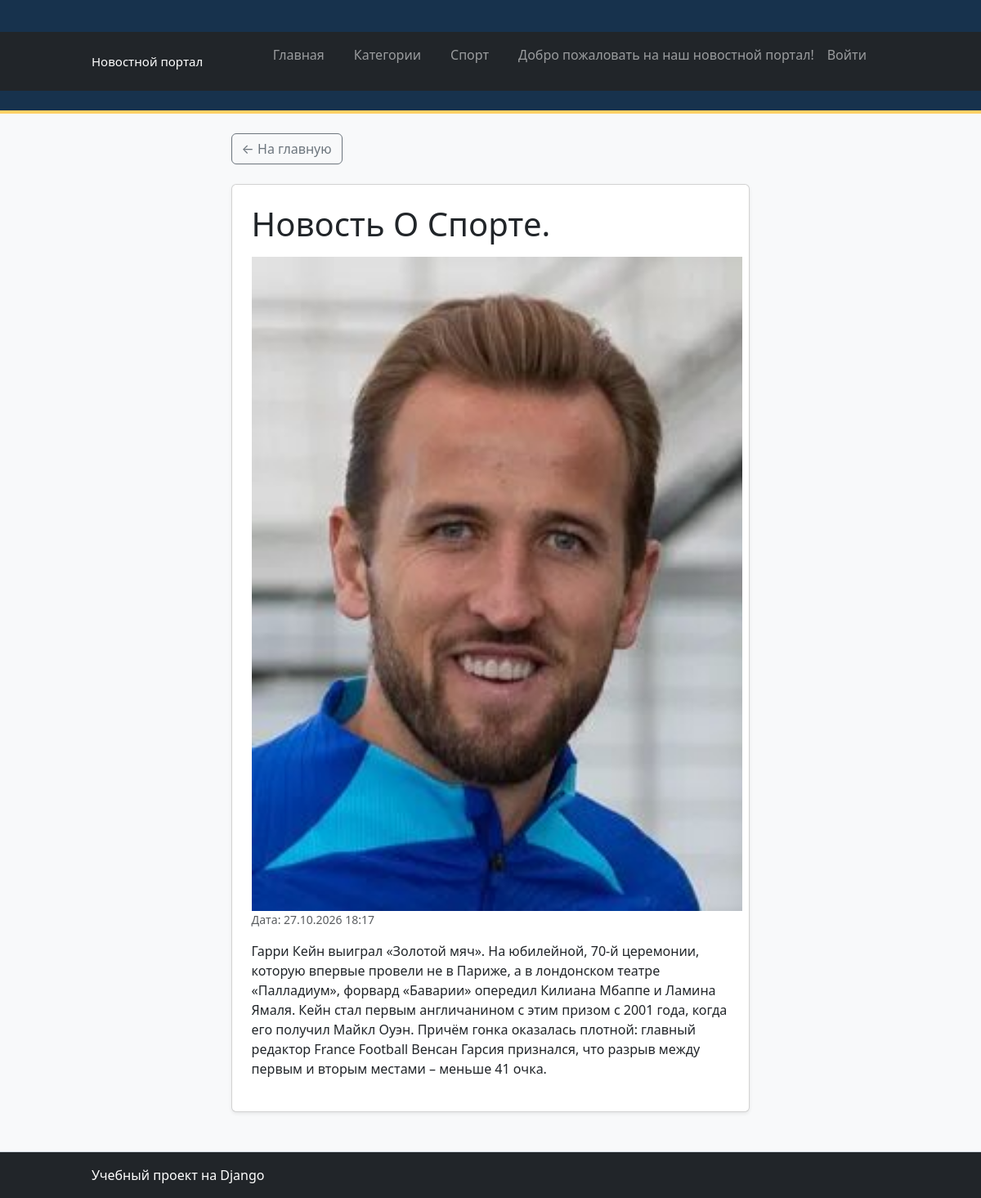
/article/10/, run on the app's committed database.
### news/models.py (models this page shows, shortened)
class Article(models.Model):
    title = models.CharField(
        max_length=200,
        verbose_name="Заголовок",
    )
    content = models.TextField(
        verbose_name="Текст новости",
    )
    created_at = models.DateTimeField(
        auto_now_add=True,
        verbose_name="Дата создания",
    )
    is_published = models.BooleanField(
        default=False,
        verbose_name="Опубликована",
    )
    author = models.CharField(
        max_length=100,
        default="Редакция",
        verbose_name="Автор",
    )
    category = models.CharField(
        max_length=100,
        default="Общее",
        verbose_name="Категория",
    )
    image = models.ImageField(
        upload_to="articles/",
        blank=True,
        null=True,
        verbose_name="Изображение"
    )
    is_active = models.BooleanField(
        default=True,
        verbose_name="Активна"
    )

### news/views.py (the view)
def article_detail(request, article_id):
    article = Article.objects.get(id=article_id)
    context = {
        "article": article,
    }
    return render(
        request,
        "news/article_detail.html",
        context,
    )

### news/templates/news/article_detail.html (shortened to what this page needs)
{% extends "news/base.html" %}
{% block content %}
<article class="container">
    <div class="row justify-content-center">
        <div class="col-lg-9">
            <a href="{% url 'home' %}" class="btn btn-outline-secondary mb-4">
                ← На главную
            </a>
            <div class="card shadow-sm">
                <div class="card-body p-4">
                    <h1 class="card-title mb-3">
                        {{ article.title }}
                    </h1>
                    {% if article.image %}
                        <img
                            src="{{ article.image.url }}"
                            alt="{{ article.title }}"
                            width="600"
                        >
                    {% endif %}
                    {% if article.created_at %}
                        <p class="text-muted small">
                            Дата:
                            {{ article.created_at|date:"d.m.Y H:i" }}
                        </p>
                    {% endif %}
                    <div class="article-content">
                        {{ article.content|linebreaks }}
                    </div>
                </div>
            </div>
        </div>
    </div>
</article>
{% endblock %}

### news/static/news/style.css (style rules this page uses)
.container { width: 90%; max-width: 1000px; margin: 0 auto; }

### data on the page
Article: title "Новость О Спорте.", image (picture), created_at "27.10.2026 18:17", content "Гарри Кейн выиграл «Золотой мяч». На юбилейной, 70-й церемонии, которую впервые провели не в Париже, а в лондонском театре «Палладиум», форвард «Баварии» опередил Килиана Мбаппе и Ламина Ямаля. Кейн стал первым англичанином с этим призом с 2001 года, когда его получил Майкл Оуэн. Причём гонка оказалась плотной: главный редактор France Football Венсан Гарсия признался, что разрыв между первым и вторым местами – меньше 41 очка."
